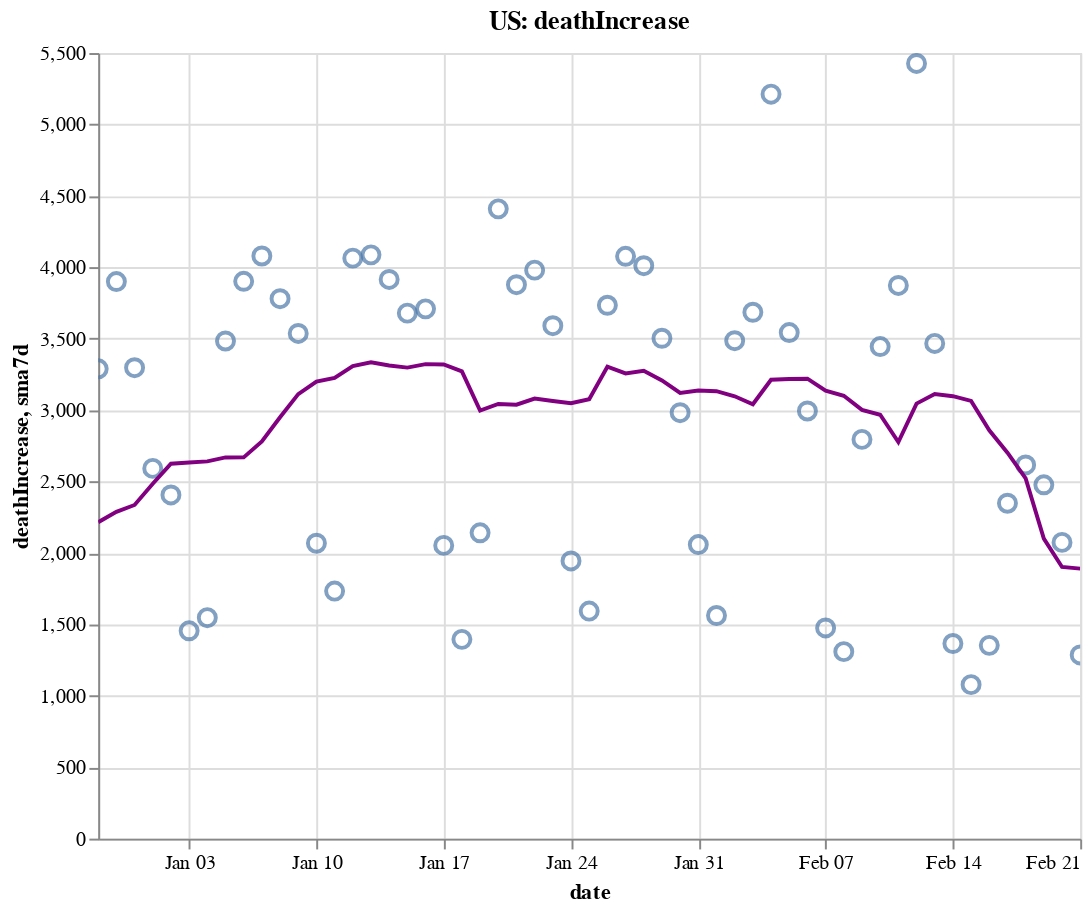

The code cell stored with this chart in its notebook:
### Code cell
create_plot(us, 'deathIncrease')

### Figure 1 — Vega-Lite specification as saved in the notebook (floating-point values rounded to 4 significant figures)
{"config": {"view": {"continuousWidth": 400, "continuousHeight": 300}}, "layer": [{"layer": [{"mark": {"type": "point", "size": 75}, "encoding": {"tooltip": [{"type": "temporal", "field": "date"}, {"type": "quantitative", "field": "deathIncrease"}, {"type": "quantitative", "field": "sma7d"}], "x": {"type": "temporal", "field": "date"}, "y": {"type": "quantitative", "field": "deathIncrease"}}, "selection": {"selector006": {"type": "interval", "bind": "scales", "encodings": ["x", "y"]}}}, {"mark": {"type": "line", "color": "purple"}, "encoding": {"x": {"type": "temporal", "field": "date"}, "y": {"type": "quantitative", "field": "sma7d"}}}]}, {"mark": {"type": "rule", "color": "#aaa"}, "encoding": {"x": {"type": "temporal", "field": "date"}}, "transform": [{"filter": {"selection": "selector005"}}]}, {"mark": "circle", "encoding": {"opacity": {"condition": {"value": 1, "selection": "selector005"}, "value": 0}, "tooltip": [{"type": "temporal", "field": "date"}, {"type": "quantitative", "field": "deathIncrease"}, {"type": "quantitative", "field": "sma7d"}], "x": {"type": "temporal", "field": "date"}, "y": {"type": "quantitative", "field": "deathIncrease"}}, "selection": {"selector005": {"type": "single", "encodings": ["x"], "on": "mouseover", "nearest": true, "empty": "none"}}}, {"mark": {"type": "text", "align": "left", "dx": 5, "dy": -5, "stroke": "white", "strokeWidth": 2}, "encoding": {"text": {"type": "quantitative", "field": "deathIncrease"}, "tooltip": [{"type": "temporal", "field": "date"}, {"type": "quantitative", "field": "deathIncrease"}, {"type": "quantitative", "field": "sma7d"}], "x": {"type": "temporal", "field": "date"}, "y": {"type": "quantitative", "field": "deathIncrease"}}, "transform": [{"filter": {"selection": "selector005"}}]}, {"mark": {"type": "text", "align": "left", "dx": 5, "dy": -5}, "encoding": {"text": {"type": "quantitative", "field": "deathIncrease"}, "tooltip": [{"type": "temporal", "field": "date"}, {"type": "quantitative", "field": "deathIncrease"}, {"type": "quantitative", "field": "sma7d"}], "x": {"type": "temporal", "field": "date"}, "y": {"type": "quantitative", "field": "deathIncrease"}}, "transform": [{"filter": {"selection": "selector005"}}]}], "data": {"name": "data-82674cfe5a3b0f3b4db0b0fa6259b4fd"}, "height": 400, "title": "US: deathIncrease", "width": 500, "$schema": "https://vega.github.io/schema/vega-lite/v4.8.1.json", "datasets": {"data-82674cfe5a3b0f3b4db0b0fa6259b4fd": [{"date": "2020-12-29T00:00:00", "totalTestResultsIncrease": 1322000.0, "positiveIncrease": 199700.0, "death": 329600.0, "deathIncrease": 3289.0, "positiveRate": 0.151, "state": "US", "sma7d": 2215.0}, {"date": "2020-12-30T00:00:00", "totalTestResultsIncrease": 1568000.0, "positiveIncrease": 229500.0, "death": 333500.0, "deathIncrease": 3900.0, "positiveRate": 0.146, "state": "US", "sma7d": 2288.0}, {"date": "2020-12-31T00:00:00", "totalTestResultsIncrease": 1786000.0, "positiveIncrease": 226200.0, "death": 336800.0, "deathIncrease": 3297.0, "positiveRate": 0.127, "state": "US", "sma7d": 2336.0}, {"date": "2021-01-01T00:00:00", "totalTestResultsIncrease": 1395000.0, "positiveIncrease": 182900.0, "death": 339400.0, "deathIncrease": 2592.0, "positiveRate": 0.131, "state": "US", "sma7d": 2484.0}, {"date": "2021-01-02T00:00:00", "totalTestResultsIncrease": 2104000.0, "positiveIncrease": 280300.0, "death": 341800.0, "deathIncrease": 2406.0, "positiveRate": 0.133, "state": "US", "sma7d": 2624.0}, {"date": "2021-01-03T00:00:00", "totalTestResultsIncrease": 1430000.0, "positiveIncrease": 208500.0, "death": 343300.0, "deathIncrease": 1455.0, "positiveRate": 0.146, "state": "US", "sma7d": 2633.0}, {"date": "2021-01-04T00:00:00", "totalTestResultsIncrease": 1582000.0, "positiveIncrease": 179600.0, "death": 344800.0, "deathIncrease": 1547.0, "positiveRate": 0.114, "state": "US", "sma7d": 2641.0}, {"date": "2021-01-05T00:00:00", "totalTestResultsIncrease": 1715000.0, "positiveIncrease": 219100.0, "death": 348300.0, "deathIncrease": 3484.0, "positiveRate": 0.128, "state": "US", "sma7d": 2669.0}, {"date": "2021-01-06T00:00:00", "totalTestResultsIncrease": 1638000.0, "positiveIncrease": 250200.0, "death": 352200.0, "deathIncrease": 3902.0, "positiveRate": 0.153, "state": "US", "sma7d": 2669.0}, {"date": "2021-01-07T00:00:00", "totalTestResultsIncrease": 1946000.0, "positiveIncrease": 272000.0, "death": 356300.0, "deathIncrease": 4079.0, "positiveRate": 0.14, "state": "US", "sma7d": 2781.0}, {"date": "2021-01-08T00:00:00", "totalTestResultsIncrease": 2164000.0, "positiveIncrease": 295100.0, "death": 360000.0, "deathIncrease": 3780.0, "positiveRate": 0.136, "state": "US", "sma7d": 2950.0}, {"date": "2021-01-09T00:00:00", "totalTestResultsIncrease": 2112000.0, "positiveIncrease": 269400.0, "death": 363600.0, "deathIncrease": 3537.0, "positiveRate": 0.128, "state": "US", "sma7d": 3112.0}, {"date": "2021-01-10T00:00:00", "totalTestResultsIncrease": 2025000.0, "positiveIncrease": 228700.0, "death": 365700.0, "deathIncrease": 2068.0, "positiveRate": 0.113, "state": "US", "sma7d": 3200.0}, {"date": "2021-01-11T00:00:00", "totalTestResultsIncrease": 1867000.0, "positiveIncrease": 195300.0, "death": 367400.0, "deathIncrease": 1733.0, "positiveRate": 0.105, "state": "US", "sma7d": 3226.0}, {"date": "2021-01-12T00:00:00", "totalTestResultsIncrease": 1959000.0, "positiveIncrease": 218000.0, "death": 371400.0, "deathIncrease": 4064.0, "positiveRate": 0.111, "state": "US", "sma7d": 3309.0}, {"date": "2021-01-13T00:00:00", "totalTestResultsIncrease": 1840000.0, "positiveIncrease": 224500.0, "death": 375500.0, "deathIncrease": 4087.0, "positiveRate": 0.122, "state": "US", "sma7d": 3335.0}, {"date": "2021-01-14T00:00:00", "totalTestResultsIncrease": 2044000.0, "positiveIncrease": 225600.0, "death": 379500.0, "deathIncrease": 3915.0, "positiveRate": 0.11, "state": "US", "sma7d": 3312.0}, {"date": "2021-01-15T00:00:00", "totalTestResultsIncrease": 2322000.0, "positiveIncrease": 246500.0, "death": 383100.0, "deathIncrease": 3679.0, "positiveRate": 0.106, "state": "US", "sma7d": 3298.0}, {"date": "2021-01-16T00:00:00", "totalTestResultsIncrease": 2079000.0, "positiveIncrease": 218100.0, "death": 386800.0, "deathIncrease": 3709.0, "positiveRate": 0.105, "state": "US", "sma7d": 3322.0}, {"date": "2021-01-17T00:00:00", "totalTestResultsIncrease": 1893000.0, "positiveIncrease": 187200.0, "death": 388900.0, "deathIncrease": 2053.0, "positiveRate": 0.099, "state": "US", "sma7d": 3320.0}, {"date": "2021-01-18T00:00:00", "totalTestResultsIncrease": 2116000.0, "positiveIncrease": 150800.0, "death": 390300.0, "deathIncrease": 1395.0, "positiveRate": 0.071, "state": "US", "sma7d": 3272.0}, {"date": "2021-01-19T00:00:00", "totalTestResultsIncrease": 1728000.0, "positiveIncrease": 146600.0, "death": 392400.0, "deathIncrease": 2141.0, "positiveRate": 0.085, "state": "US", "sma7d": 2997.0}, {"date": "2021-01-20T00:00:00", "totalTestResultsIncrease": 1824000.0, "positiveIncrease": 189200.0, "death": 396800.0, "deathIncrease": 4409.0, "positiveRate": 0.104, "state": "US", "sma7d": 3043.0}, {"date": "2021-01-21T00:00:00", "totalTestResultsIncrease": 1935000.0, "positiveIncrease": 186300.0, "death": 400700.0, "deathIncrease": 3878.0, "positiveRate": 0.096, "state": "US", "sma7d": 3038.0}, {"date": "2021-01-22T00:00:00", "totalTestResultsIncrease": 2033000.0, "positiveIncrease": 190900.0, "death": 404700.0, "deathIncrease": 3980.0, "positiveRate": 0.094, "state": "US", "sma7d": 3081.0}, {"date": "2021-01-23T00:00:00", "totalTestResultsIncrease": 1968000.0, "positiveIncrease": 177100.0, "death": 408300.0, "deathIncrease": 3591.0, "positiveRate": 0.09, "state": "US", "sma7d": 3064.0}, {"date": "2021-01-24T00:00:00", "totalTestResultsIncrease": 1764000.0, "positiveIncrease": 144200.0, "death": 410200.0, "deathIncrease": 1944.0, "positiveRate": 0.082, "state": "US", "sma7d": 3048.0}, {"date": "2021-01-25T00:00:00", "totalTestResultsIncrease": 1721000.0, "positiveIncrease": 133500.0, "death": 411800.0, "deathIncrease": 1593.0, "positiveRate": 0.078, "state": "US", "sma7d": 3077.0}, {"date": "2021-01-26T00:00:00", "totalTestResultsIncrease": 1725000.0, "positiveIncrease": 146400.0, "death": 415600.0, "deathIncrease": 3734.0, "positiveRate": 0.085, "state": "US", "sma7d": 3304.0}, {"date": "2021-01-27T00:00:00", "totalTestResultsIncrease": 1654000.0, "positiveIncrease": 154000.0, "death": 419600.0, "deathIncrease": 4077.0, "positiveRate": 0.093, "state": "US", "sma7d": 3257.0}, {"date": "2021-01-28T00:00:00", "totalTestResultsIncrease": 1951000.0, "positiveIncrease": 157300.0, "death": 423600.0, "deathIncrease": 4011.0, "positiveRate": 0.081, "state": "US", "sma7d": 3276.0}, {"date": "2021-01-29T00:00:00", "totalTestResultsIncrease": 1952000.0, "positiveIncrease": 167100.0, "death": 427100.0, "deathIncrease": 3503.0, "positiveRate": 0.086, "state": "US", "sma7d": 3208.0}, {"date": "2021-01-30T00:00:00", "totalTestResultsIncrease": 2158000.0, "positiveIncrease": 148800.0, "death": 430100.0, "deathIncrease": 2982.0, "positiveRate": 0.069, "state": "US", "sma7d": 3121.0}, {"date": "2021-01-31T00:00:00", "totalTestResultsIncrease": 1716000.0, "positiveIncrease": 119400.0, "death": 432200.0, "deathIncrease": 2059.0, "positiveRate": 0.07, "state": "US", "sma7d": 3137.0}, {"date": "2021-02-01T00:00:00", "totalTestResultsIncrease": 1634000.0, "positiveIncrease": 120200.0, "death": 433800.0, "deathIncrease": 1562.0, "positiveRate": 0.074, "state": "US", "sma7d": 3133.0}, {"date": "2021-02-02T00:00:00", "totalTestResultsIncrease": 1403000.0, "positiveIncrease": 117600.0, "death": 437200.0, "deathIncrease": 3486.0, "positiveRate": 0.084, "state": "US", "sma7d": 3097.0}, {"date": "2021-02-03T00:00:00", "totalTestResultsIncrease": 1443000.0, "positiveIncrease": 117000.0, "death": 440900.0, "deathIncrease": 3685.0, "positiveRate": 0.081, "state": "US", "sma7d": 3041.0}, {"date": "2021-02-04T00:00:00", "totalTestResultsIncrease": 1678000.0, "positiveIncrease": 123900.0, "death": 446100.0, "deathIncrease": 5212.0, "positiveRate": 0.074, "state": "US", "sma7d": 3213.0}, {"date": "2021-02-05T00:00:00", "totalTestResultsIncrease": 1879000.0, "positiveIncrease": 131100.0, "death": 449700.0, "deathIncrease": 3543.0, "positiveRate": 0.07, "state": "US", "sma7d": 3218.0}, {"date": "2021-02-06T00:00:00", "totalTestResultsIncrease": 1882000.0, "positiveIncrease": 114600.0, "death": 452700.0, "deathIncrease": 2994.0, "positiveRate": 0.061, "state": "US", "sma7d": 3220.0}, {"date": "2021-02-07T00:00:00", "totalTestResultsIncrease": 1498000.0, "positiveIncrease": 95990.0, "death": 454100.0, "deathIncrease": 1475.0, "positiveRate": 0.064, "state": "US", "sma7d": 3137.0}, {"date": "2021-02-08T00:00:00", "totalTestResultsIncrease": 1434000.0, "positiveIncrease": 77740.0, "death": 455500.0, "deathIncrease": 1309.0, "positiveRate": 0.054, "state": "US", "sma7d": 3101.0}, {"date": "2021-02-09T00:00:00", "totalTestResultsIncrease": 1503000.0, "positiveIncrease": 92990.0, "death": 458200.0, "deathIncrease": 2795.0, "positiveRate": 0.062, "state": "US", "sma7d": 3002.0}, {"date": "2021-02-10T00:00:00", "totalTestResultsIncrease": 1393000.0, "positiveIncrease": 95190.0, "death": 461700.0, "deathIncrease": 3445.0, "positiveRate": 0.068, "state": "US", "sma7d": 2968.0}, {"date": "2021-02-11T00:00:00", "totalTestResultsIncrease": 1873000.0, "positiveIncrease": 102400.0, "death": 465600.0, "deathIncrease": 3873.0, "positiveRate": 0.055, "state": "US", "sma7d": 2776.0}, {"date": "2021-02-12T00:00:00", "totalTestResultsIncrease": 1819000.0, "positiveIncrease": 101000.0, "death": 471000.0, "deathIncrease": 5427.0, "positiveRate": 0.056, "state": "US", "sma7d": 3045.0}, {"date": "2021-02-13T00:00:00", "totalTestResultsIncrease": 1767000.0, "positiveIncrease": 90640.0, "death": 474500.0, "deathIncrease": 3467.0, "positiveRate": 0.051, "state": "US", "sma7d": 3113.0}, {"date": "2021-02-14T00:00:00", "totalTestResultsIncrease": 1434000.0, "positiveIncrease": 72160.0, "death": 475800.0, "deathIncrease": 1366.0, "positiveRate": 0.05, "state": "US", "sma7d": 3097.0}, {"date": "2021-02-15T00:00:00", "totalTestResultsIncrease": 1133000.0, "positiveIncrease": 55080.0, "death": 476900.0, "deathIncrease": 1078.0, "positiveRate": 0.049, "state": "US", "sma7d": 3064.0}, {"date": "2021-02-16T00:00:00", "totalTestResultsIncrease": 1060000.0, "positiveIncrease": 56310.0, "death": 478300.0, "deathIncrease": 1353.0, "positiveRate": 0.053, "state": "US", "sma7d": 2858.0}, {"date": "2021-02-17T00:00:00", "totalTestResultsIncrease": 1345000.0, "positiveIncrease": 66840.0, "death": 480600.0, "deathIncrease": 2348.0, "positiveRate": 0.05, "state": "US", "sma7d": 2702.0}, {"date": "2021-02-18T00:00:00", "totalTestResultsIncrease": 1357000.0, "positiveIncrease": 66820.0, "death": 483200.0, "deathIncrease": 2616.0, "positiveRate": 0.049, "state": "US", "sma7d": 2522.0}, {"date": "2021-02-19T00:00:00", "totalTestResultsIncrease": 1878000.0, "positiveIncrease": 74680.0, "death": 485700.0, "deathIncrease": 2477.0, "positiveRate": 0.04, "state": "US", "sma7d": 2101.0}, {"date": "2021-02-20T00:00:00", "totalTestResultsIncrease": 1275000.0, "positiveIncrease": 71950.0, "death": 487800.0, "deathIncrease": 2074.0, "positiveRate": 0.056, "state": "US", "sma7d": 1902.0}, {"date": "2021-02-21T00:00:00", "totalTestResultsIncrease": 1226000.0, "positiveIncrease": 58430.0, "death": 488800.0, "deathIncrease": 1286.0, "positiveRate": 0.048, "state": "US", "sma7d": 1890.0}]}}
